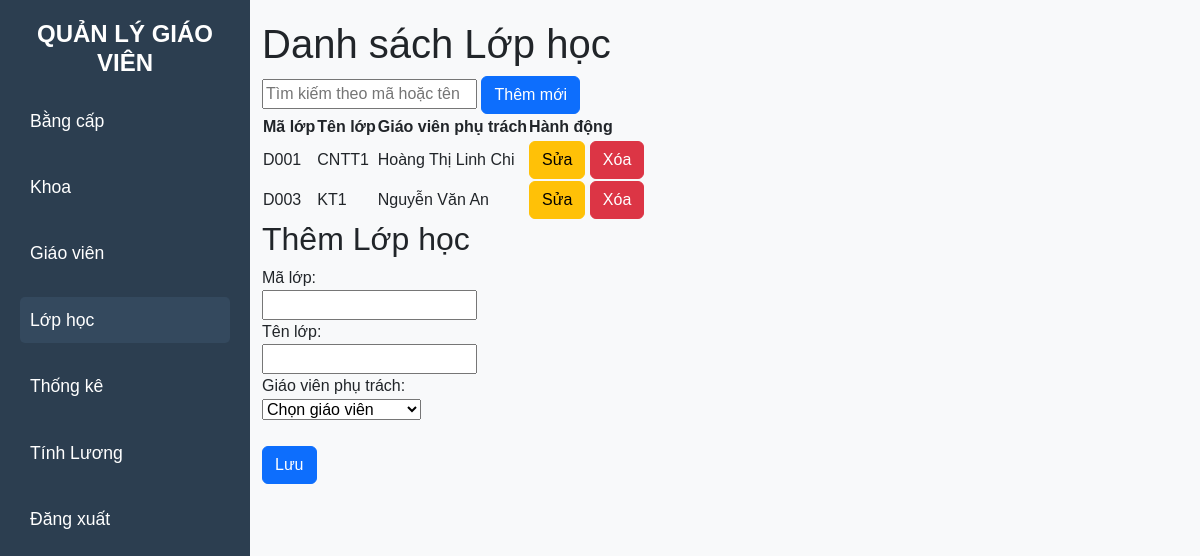
The app's page /class (signed in) with its own data.
### src/models.py (models this page shows)
class Class(db.Model):
    id = db.Column(db.Integer, primary_key=True)
    code = db.Column(db.String(10), unique=True, nullable=False)
    name = db.Column(db.String(100), nullable=False)
    teacher_id = db.Column(db.Integer, db.ForeignKey('teacher.id'))
    teacher = db.relationship('Teacher', backref='classes')

class Teacher(db.Model):
    id = db.Column(db.Integer, primary_key=True)
    code = db.Column(db.String(10), unique=True, nullable=False)
    full_name = db.Column(db.String(100), nullable=False)
    birth_date = db.Column(db.String(10))
    phone = db.Column(db.String(15))
    email = db.Column(db.String(100))
    faculty_id = db.Column(db.Integer, db.ForeignKey('faculty.id'))
    degree_id = db.Column(db.Integer, db.ForeignKey('degree.id'))
    degree = db.relationship('Degree', backref='teachers')
    faculty = db.relationship('Faculty', backref='teachers')

### src/routes.py (the view, shortened to what this page needs)
    @app.route('/class', methods=['GET', 'POST'])
    def class_list():
        if 'user_id' not in session:
            return redirect(url_for('login'))
        classes = Class.query.all()
        teachers = Teacher.query.all()
        return render_template('class.html', classes=classes, teachers=teachers)

### src/templates/class.html (shortened to what this page needs)
{% extends "base.html" %}
{% block content %}
<h1>Danh sách Lớp học</h1>
<div class="search-bar">
    <input type="text" placeholder="Tìm kiếm theo mã hoặc tên">
    <button class="btn btn-primary">Thêm mới</button>
</div>
<table>
    <thead>
        <tr>
            <th>Mã lớp</th>
            <th>Tên lớp</th>
            <th>Giáo viên phụ trách</th>
            <th>Hành động</th>
        </tr>
    </thead>
    <tbody>
        {% for class_obj in classes %}
        <tr>
            <td>{{ class_obj.code }}</td>
            <td>{{ class_obj.name }}</td>
            <td>{{ (class_obj.teacher.full_name if class_obj.teacher else 'Chưa có') }}</td>
            <td>
                <a href="{{ url_for('edit_class', id=class_obj.id) }}" class="btn btn-warning">Sửa</a>
                <a href="{{ url_for('delete_class', id=class_obj.id) }}" class="btn btn-danger">Xóa</a>
            </td>
        </tr>
        {% endfor %}
    </tbody>
</table>
{% if edit_class %}
<h2>Sửa Lớp học</h2>
{% else %}
<h2>Thêm Lớp học</h2>
{% endif %}
<form method="POST" action="{{ url_for('class_list') if not edit_class else url_for('edit_class', id=edit_class.id) }}">
    <label for="code">Mã lớp:</label><br>
    <input type="text" id="code" name="code" value="{{ edit_class.code if edit_class else '' }}" required><br>
    <label for="name">Tên lớp:</label><br>
    <input type="text" id="name" name="name" value="{{ edit_class.name if edit_class else '' }}" required><br>
    <label for="teacher_id">Giáo viên phụ trách:</label><br>
    <select id="teacher_id" name="teacher_id" required>
        <option value="">Chọn giáo viên</option>
    </select><br><br>
    <button type="submit" class="btn btn-primary">Lưu</button>
</form>
{% endblock %}

### src/static/style.css (style rules this page uses)
body { background-color: #f8f9fa; margin: 0; font-family: 'Arial', sans-serif; }

### records on screen
Class: code "D001", name "CNTT1"
Teacher: full_name "Hoàng Thị Linh Chi"
Class: code "D003", name "KT1"
Teacher: full_name "Nguyễn Văn An"
